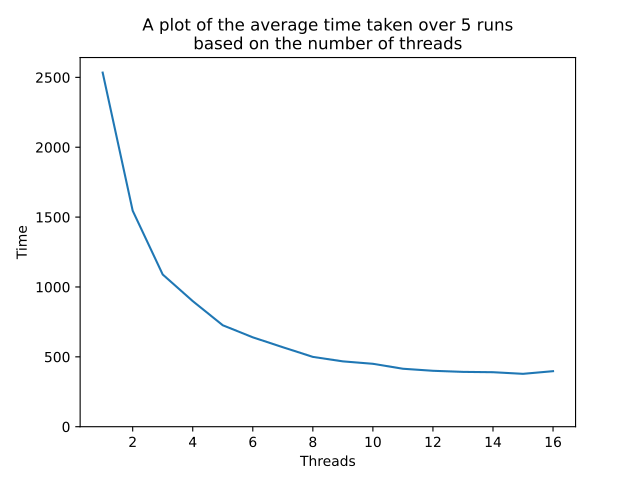

Python code for this plot:
import pandas as pd
from matplotlib import pyplot as plt

results = """1,1,2569
1,2,1718
1,3,1125
1,4,908
1,5,670
1,6,619
1,7,562
1,8,474
1,9,449
1,10,419
1,11,405
1,12,404
1,13,379
1,14,387
1,15,390
1,16,379
2,1,2531
2,2,1439
2,3,1059
2,4,889
2,5,766
2,6,645
2,7,578
2,8,499
2,9,471
2,10,464
2,11,409
2,12,406
2,13,397
2,14,372
2,15,383
2,16,413
3,1,2522
3,2,1524
3,3,1053
3,4,900
3,5,781
3,6,658
3,7,565
3,8,515
3,9,481
3,10,477
3,11,407
3,12,404
3,13,401
3,14,378
3,15,384
3,16,410
4,1,2530
4,2,1433
4,3,1121
4,4,904
4,5,709
4,6,647
4,7,577
4,8,524
4,9,450
4,10,451
4,11,432
4,12,400
4,13,407
4,14,390
4,15,367
4,16,413
5,1,2519
5,2,1615
5,3,1088
5,4,893
5,5,704
5,6,629
5,7,562
5,8,486
5,9,487
5,10,440
5,11,421
5,12,387
5,13,378
5,14,423
5,15,368
5,16,372"""


df = pd.DataFrame(
    [x.strip().split(',') for x in results.split('\n')],
    columns='Run Threads Time'.split()
)
df = df.astype(int)
# print(df)
df_time = df.groupby('Threads')['Time'].mean()
threads = df_time.index
time = df_time.values
plt.title(
    "A plot of the average time taken over 5 runs\n"
    "based on the number of threads"
)
plt.plot(threads, time)
plt.xlabel('Threads')
plt.ylabel('Time')
plt.ylim(bottom=0)
